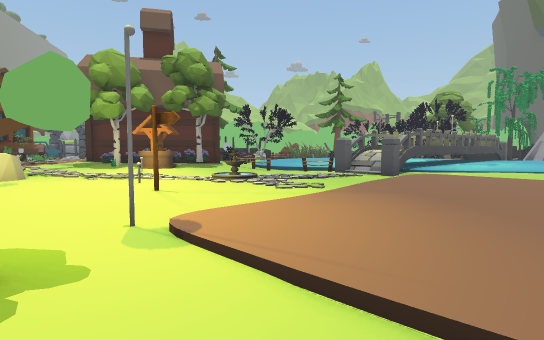
[1] (above)

24 first-person views from a walk through a Unity game level. The camera is 1.5 m above the floor, tilts 4° down and sees 80° across. The floor is counted in squares, 2 m on a side. Each view is taken from the middle of a square. On the plan, view 1 faces up. The plan holds only what a view shows up to about 11 squares ahead; the rest is blank. The place goes on beyond the plan. The player is left out. Some surface patterns are stand-ins.

[2]
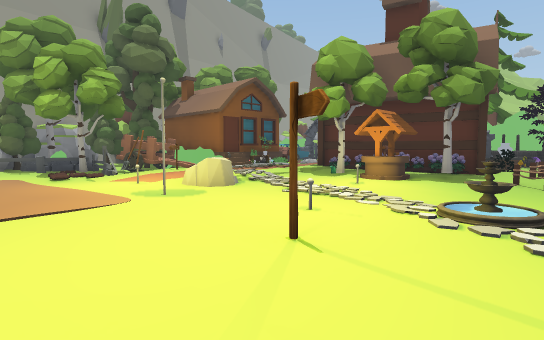

[3]
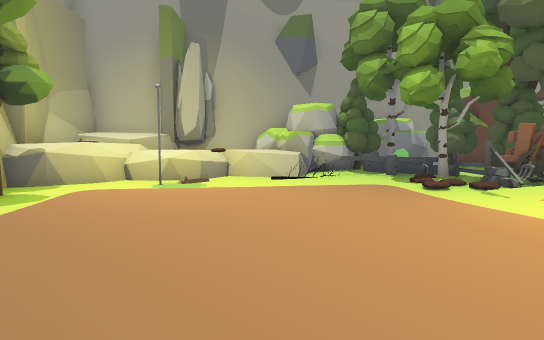

[4]
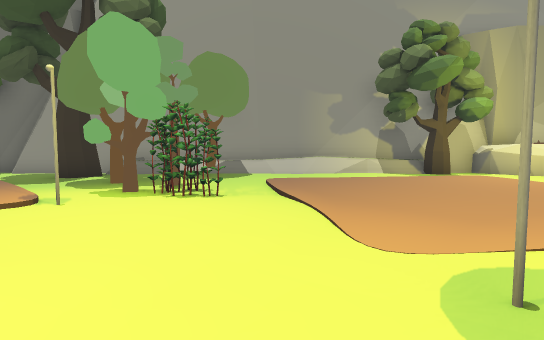

[5]
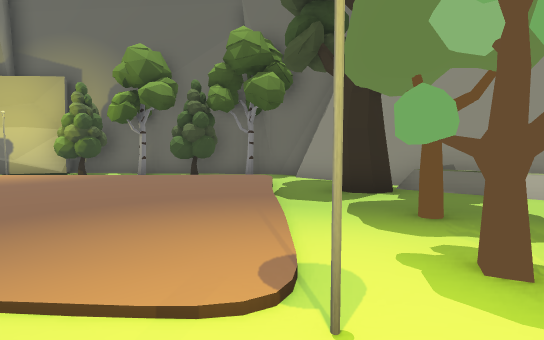

[6]
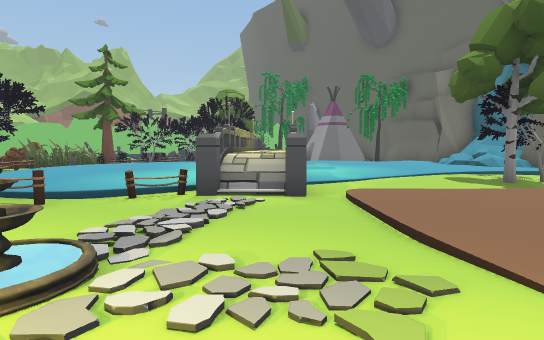

[7]
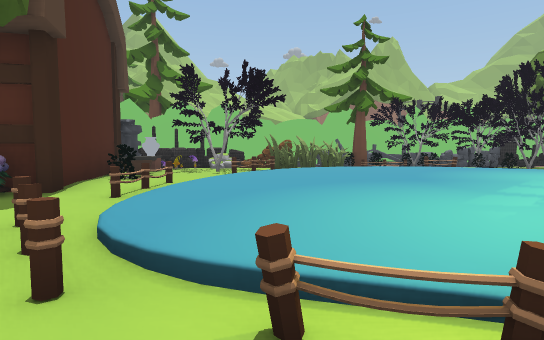

[8]
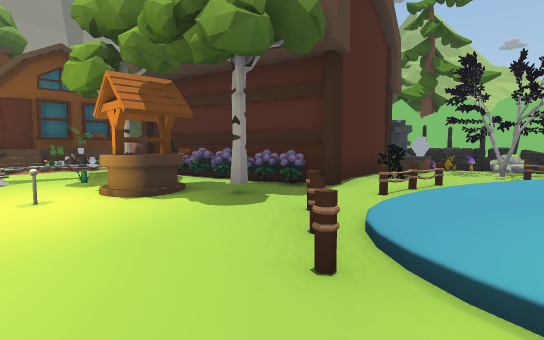

[9]
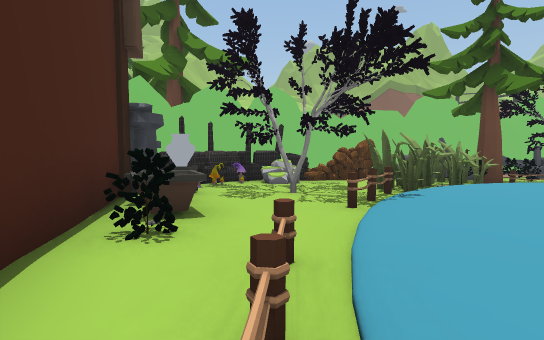

[10]
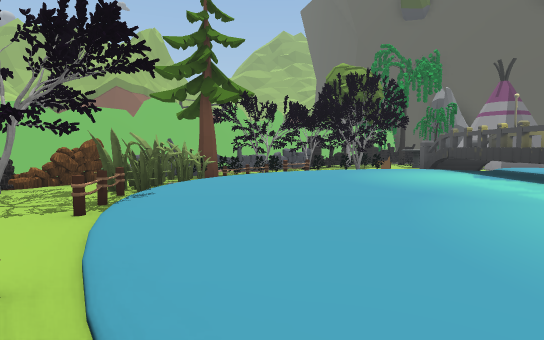

[11]
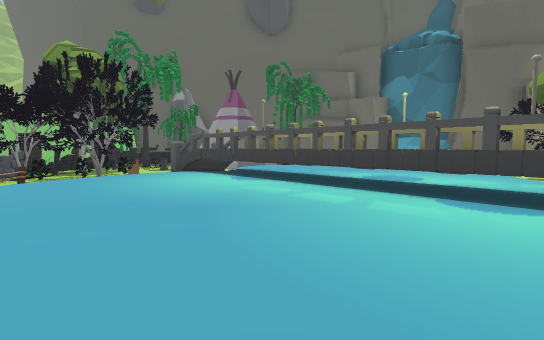

[12]
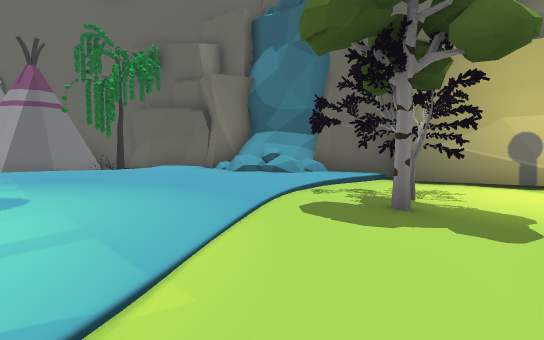

[13]
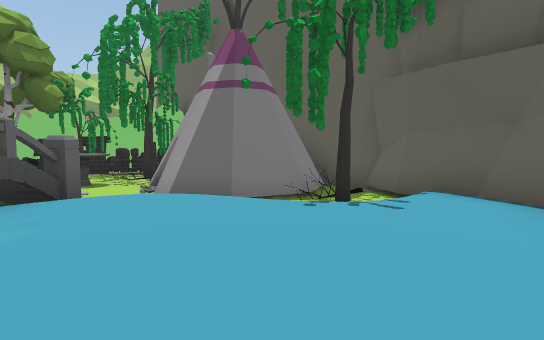

[14]
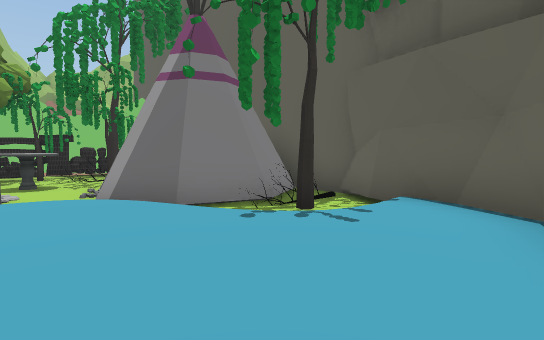

[15]
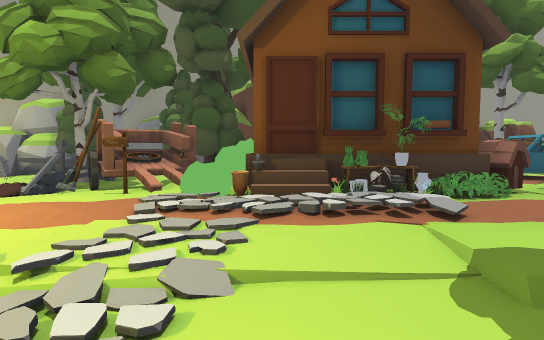

[16]
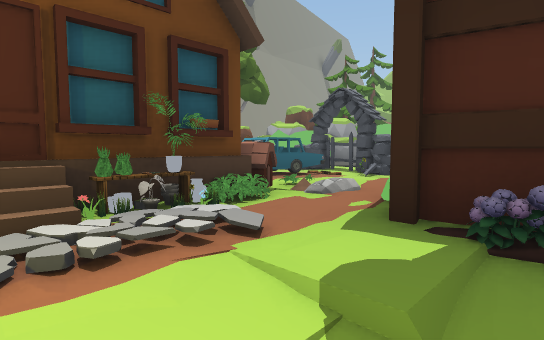

[17]
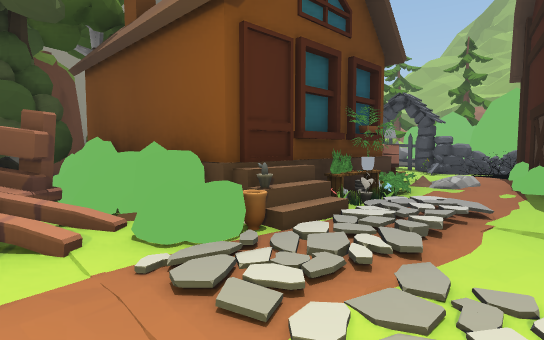

[18]
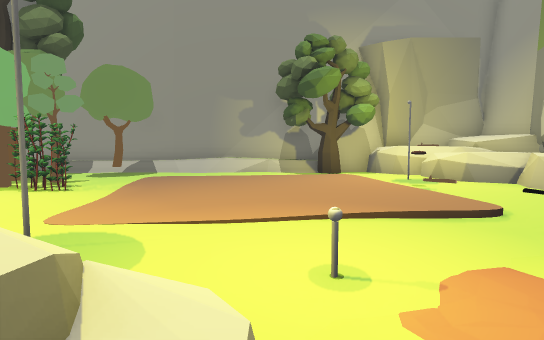

[19]
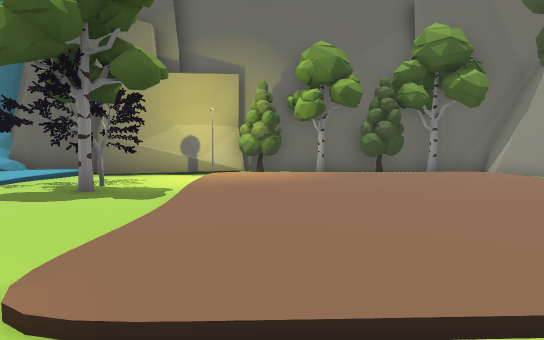

[20]
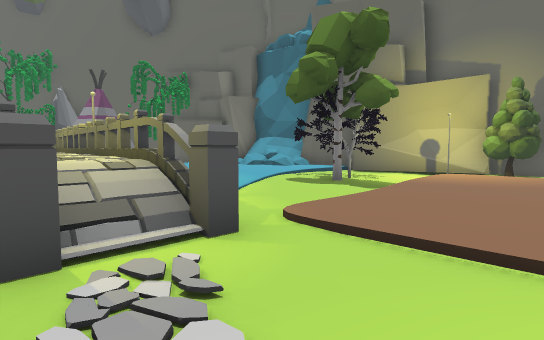

[21]
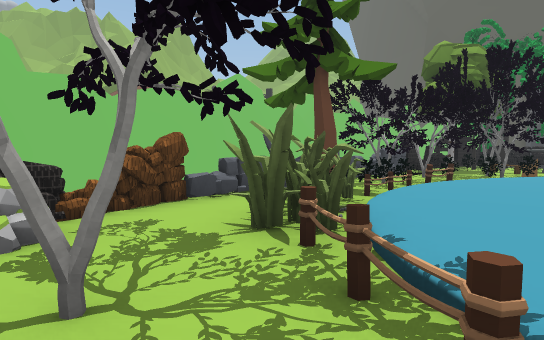

[22]
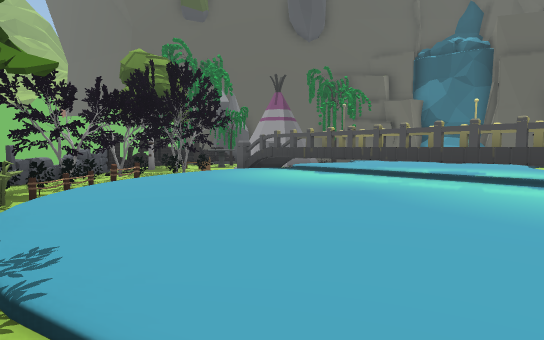

[23]
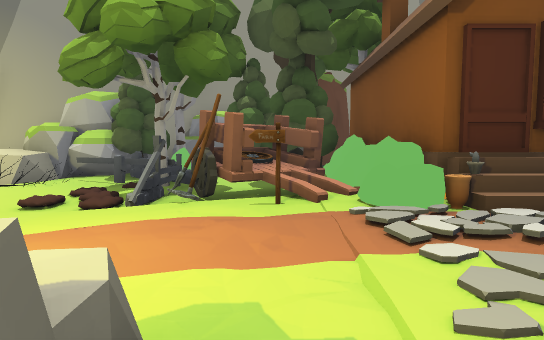

[24]
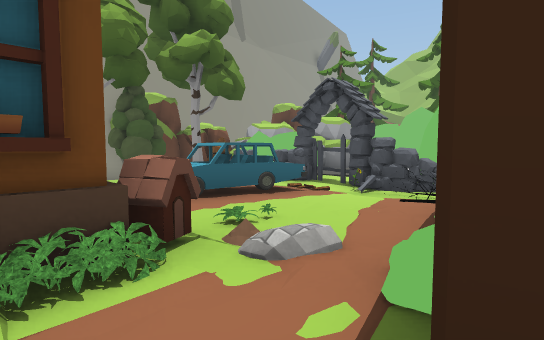

### Floor plan
Key: @ floor where view 1 was taken; # wall or solid block; x gap in a wall; . main floor; : floor 0.25 m higher than the main floor; - floor 0.25 m lower than the main floor; + floor 0.5 m higher than the main floor; * floor 1 m higher than the main floor; / step, stairs or slope; = window, fence, low wall or low ledge; ~ liquid the walk can cross; ≈ liquid the walk keeps out of; ^ raised ledge; O other object.
Columns run from 15 left of view 1 to 16 right of it. Each row starts with its distance up from view 1.
 24                OOO   OOO   O
 23            OO OOOOOOOOOOOOOOO O
 22            OOOOOOOOOOOOOOOOOOOOO
 21            OO#O/...OOOOOOOO###OO
 20  OO: O      #OO..OOOOOOO..OOOO#
 19  OO#OOO     O.O.O.~~~~OOOOOOOO
 18  O ##OOO    OOO.O~~~~~~~OO OOO
 17 O.  O:O#    #O.O~~~~~~~~~# .##
 16 O  OO//O    #O.~~~~~~~~~###.x
 15 O  O:O++#   #:O~~~~~~~~###~~## #
 14 O   :O+O#  ##:O~~~~~~~###~~~.###
 13   OOOOOO#OOOO:.~~~~~~###~~~~~.O#
 12      #OO+O:OO.O~~~~~###~~~~~~~-#
 11 O    #O+/OOO..OO~~~###~~~~~~~~~#
 10 O  OOO*O/..O....Ox^^#~~~~~~~~###
  9 OOOOOOO///./..../.^.~~~~~~~~=##
  8 OOOOOOO/////// //../....~~~≈##
  7 O#:.OO:/OO....O/../:/.....~~##
  6 OOOOOO/.O.O:O...//:::/.OO..~#
  5 OOO.:/....:::O.:::::::/....##
  4 OOO..//:::::::..:::::::/..##
  3 OOOO./:::::.:.O:::::::::O-#
  2 #OO/..:::::/OOO/:::::::/-##
  1 # O/.O:::::/OO../:::::/.OO#
  0 #O^^/O:::::/..O@./:::/-O.##
 -1 #^^^/.//........../:/OO###
 -2  ####.O......O..O../..##
 -3     #.O////#########.O#
 -4     ###            ####

Where each view was taken, in squares from view 1:
view 1: 0 up, 0 right, facing up
view 2: 3 up, 0 right, facing up-left
view 3: 2 up, 4 left, facing left
view 4: 7 up, 4 left, facing down
view 5: 4 up, 2 left, facing down-right
view 6: 5 up, 1 left, facing up-right
view 7: 9 up, 1 right, facing up
view 8: 9 up, 1 right, facing up-left
view 9: 13 up, 1 left, facing up
view 10: 13 up, 1 left, facing up-right
view 11: 14 up, 0 right, facing right
view 12: 8 up, 4 right, facing right
view 13: 10 up, 10 right, facing up-right
view 14: 10 up, 11 right, facing up-right
view 15: 10 up, 5 left, facing left
view 16: 10 up, 6 left, facing up-left
view 17: 8 up, 7 left, facing up-left
view 18: 8 up, 7 left, facing down
view 19: 8 up, 2 right, facing down-right
view 20: 8 up, 0 right, facing right
view 21: 17 up, 1 left, facing up-right
view 22: 16 up, 1 left, facing right
view 23: 8 up, 6 left, facing left
view 24: 12 up, 7 left, facing up-left
